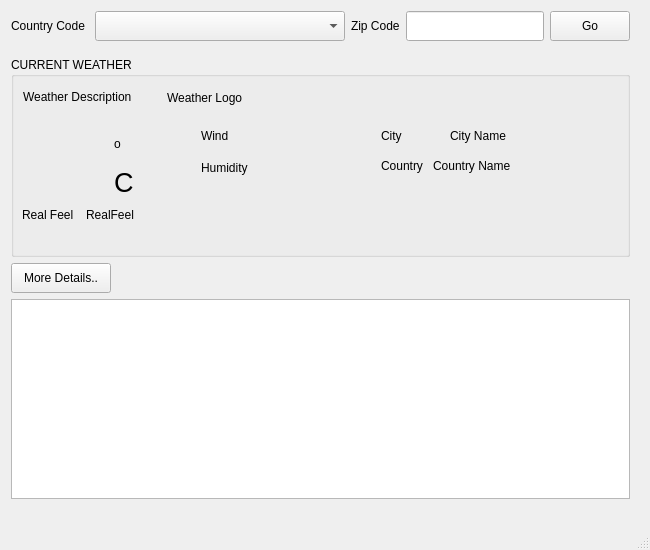
<?xml version="1.0" encoding="UTF-8"?>
<ui version="4.0">
 <class>MainWindow</class>
 <widget class="QMainWindow" name="MainWindow">
  <property name="geometry">
   <rect>
    <x>0</x>
    <y>0</y>
    <width>650</width>
    <height>550</height>
   </rect>
  </property>
  <property name="minimumSize">
   <size>
    <width>650</width>
    <height>550</height>
   </size>
  </property>
  <property name="maximumSize">
   <size>
    <width>650</width>
    <height>550</height>
   </size>
  </property>
  <property name="windowTitle">
   <string>WeatherApp</string>
  </property>
  <widget class="QWidget" name="centralwidget">
   <widget class="QWidget" name="layoutWidget">
    <property name="geometry">
     <rect>
      <x>11</x>
      <y>11</y>
      <width>619</width>
      <height>579</height>
     </rect>
    </property>
    <layout class="QVBoxLayout" name="verticalLayout_3">
     <item>
      <layout class="QHBoxLayout" name="horizontalLayout">
       <item>
        <widget class="QLabel" name="label">
         <property name="text">
          <string>Country Code </string>
         </property>
        </widget>
       </item>
       <item>
        <widget class="QComboBox" name="cmbBox">
         <property name="minimumSize">
          <size>
           <width>250</width>
           <height>30</height>
          </size>
         </property>
        </widget>
       </item>
       <item>
        <widget class="QLabel" name="label_2">
         <property name="text">
          <string>Zip Code</string>
         </property>
        </widget>
       </item>
       <item>
        <widget class="QLineEdit" name="txtZipCode">
         <property name="minimumSize">
          <size>
           <width>70</width>
           <height>30</height>
          </size>
         </property>
         <property name="font">
          <font>
           <kerning>true</kerning>
          </font>
         </property>
        </widget>
       </item>
       <item>
        <widget class="QPushButton" name="btnGo">
         <property name="minimumSize">
          <size>
           <width>0</width>
           <height>30</height>
          </size>
         </property>
         <property name="text">
          <string>Go</string>
         </property>
        </widget>
       </item>
      </layout>
     </item>
     <item>
      <spacer name="verticalSpacer_2">
       <property name="orientation">
        <enum>Qt::Vertical</enum>
       </property>
       <property name="sizeType">
        <enum>QSizePolicy::Fixed</enum>
       </property>
       <property name="sizeHint" stdset="0">
        <size>
         <width>20</width>
         <height>10</height>
        </size>
       </property>
      </spacer>
     </item>
     <item>
      <widget class="QGroupBox" name="groupBox">
       <property name="minimumSize">
        <size>
         <width>0</width>
         <height>200</height>
        </size>
       </property>
       <property name="title">
        <string>CURRENT WEATHER</string>
       </property>
       <widget class="QWidget" name="layoutWidget">
        <property name="geometry">
         <rect>
          <x>370</x>
          <y>70</y>
          <width>131</width>
          <height>18</height>
         </rect>
        </property>
        <layout class="QHBoxLayout" name="horizontalLayout_3">
         <item>
          <widget class="QLabel" name="label_5">
           <property name="text">
            <string>City</string>
           </property>
          </widget>
         </item>
         <item>
          <widget class="QLabel" name="lblCity">
           <property name="text">
            <string>City Name</string>
           </property>
          </widget>
         </item>
        </layout>
       </widget>
       <widget class="QWidget" name="layoutWidget">
        <property name="geometry">
         <rect>
          <x>370</x>
          <y>100</y>
          <width>130</width>
          <height>18</height>
         </rect>
        </property>
        <layout class="QHBoxLayout" name="horizontalLayout_4">
         <item>
          <widget class="QLabel" name="label_8">
           <property name="text">
            <string>Country</string>
           </property>
          </widget>
         </item>
         <item>
          <widget class="QLabel" name="lblCountryName">
           <property name="text">
            <string>Country Name</string>
           </property>
          </widget>
         </item>
        </layout>
       </widget>
       <widget class="QWidget" name="layoutWidget">
        <property name="geometry">
         <rect>
          <x>190</x>
          <y>100</y>
          <width>161</width>
          <height>21</height>
         </rect>
        </property>
        <layout class="QHBoxLayout" name="horizontalLayout_6">
         <item>
          <widget class="QLabel" name="label_3">
           <property name="text">
            <string>Humidity</string>
           </property>
          </widget>
         </item>
         <item>
          <widget class="QLabel" name="lblHumidity">
           <property name="text">
            <string/>
           </property>
          </widget>
         </item>
        </layout>
       </widget>
       <widget class="QWidget" name="layoutWidget">
        <property name="geometry">
         <rect>
          <x>190</x>
          <y>70</y>
          <width>161</width>
          <height>18</height>
         </rect>
        </property>
        <layout class="QHBoxLayout" name="horizontalLayout_7">
         <item>
          <widget class="QLabel" name="label_4">
           <property name="text">
            <string>Wind</string>
           </property>
          </widget>
         </item>
         <item>
          <widget class="QLabel" name="lblWind">
           <property name="text">
            <string/>
           </property>
          </widget>
         </item>
        </layout>
       </widget>
       <widget class="QWidget" name="layoutWidget">
        <property name="geometry">
         <rect>
          <x>12</x>
          <y>20</y>
          <width>281</width>
          <height>41</height>
         </rect>
        </property>
        <layout class="QHBoxLayout" name="horizontalLayout_8">
         <item>
          <widget class="QLabel" name="lblDescription">
           <property name="maximumSize">
            <size>
             <width>16777215</width>
             <height>20</height>
            </size>
           </property>
           <property name="text">
            <string>Weather Description</string>
           </property>
          </widget>
         </item>
         <item>
          <widget class="QLabel" name="lblWeatherLogo">
           <property name="text">
            <string>Weather Logo</string>
           </property>
          </widget>
         </item>
        </layout>
       </widget>
       <widget class="QWidget" name="layoutWidget">
        <property name="geometry">
         <rect>
          <x>11</x>
          <y>150</y>
          <width>121</width>
          <height>16</height>
         </rect>
        </property>
        <layout class="QHBoxLayout" name="horizontalLayout_2">
         <item>
          <widget class="QLabel" name="lblRealFeel_2">
           <property name="text">
            <string>Real Feel</string>
           </property>
          </widget>
         </item>
         <item>
          <widget class="QLabel" name="lblRealFeel">
           <property name="text">
            <string>RealFeel</string>
           </property>
          </widget>
         </item>
        </layout>
       </widget>
       <widget class="QWidget" name="layoutWidget">
        <property name="geometry">
         <rect>
          <x>14</x>
          <y>70</y>
          <width>171</width>
          <height>72</height>
         </rect>
        </property>
        <layout class="QHBoxLayout" name="horizontalLayout_5">
         <item>
          <widget class="QLabel" name="lbltemprature">
           <property name="minimumSize">
            <size>
             <width>50</width>
             <height>70</height>
            </size>
           </property>
           <property name="maximumSize">
            <size>
             <width>300</width>
             <height>16777215</height>
            </size>
           </property>
           <property name="font">
            <font>
             <pointsize>40</pointsize>
            </font>
           </property>
           <property name="text">
            <string/>
           </property>
          </widget>
         </item>
         <item>
          <layout class="QVBoxLayout" name="verticalLayout">
           <item>
            <widget class="QLabel" name="label_7">
             <property name="text">
              <string>o</string>
             </property>
            </widget>
           </item>
           <item>
            <widget class="QLabel" name="lblCelcius">
             <property name="font">
              <font>
               <pointsize>20</pointsize>
              </font>
             </property>
             <property name="text">
              <string>C</string>
             </property>
            </widget>
           </item>
          </layout>
         </item>
        </layout>
       </widget>
      </widget>
     </item>
     <item>
      <widget class="QPushButton" name="btnMoreDetails">
       <property name="minimumSize">
        <size>
         <width>100</width>
         <height>30</height>
        </size>
       </property>
       <property name="maximumSize">
        <size>
         <width>100</width>
         <height>30</height>
        </size>
       </property>
       <property name="text">
        <string>More Details..</string>
       </property>
      </widget>
     </item>
     <item>
      <widget class="QTextEdit" name="txtDetails">
       <property name="minimumSize">
        <size>
         <width>0</width>
         <height>200</height>
        </size>
       </property>
      </widget>
     </item>
     <item>
      <spacer name="verticalSpacer">
       <property name="orientation">
        <enum>Qt::Vertical</enum>
       </property>
       <property name="sizeHint" stdset="0">
        <size>
         <width>20</width>
         <height>40</height>
        </size>
       </property>
      </spacer>
     </item>
    </layout>
   </widget>
  </widget>
  <widget class="QMenuBar" name="menubar">
   <property name="geometry">
    <rect>
     <x>0</x>
     <y>0</y>
     <width>650</width>
     <height>22</height>
    </rect>
   </property>
  </widget>
  <widget class="QStatusBar" name="statusbar"/>
 </widget>
 <resources/>
 <connections/>
</ui>
